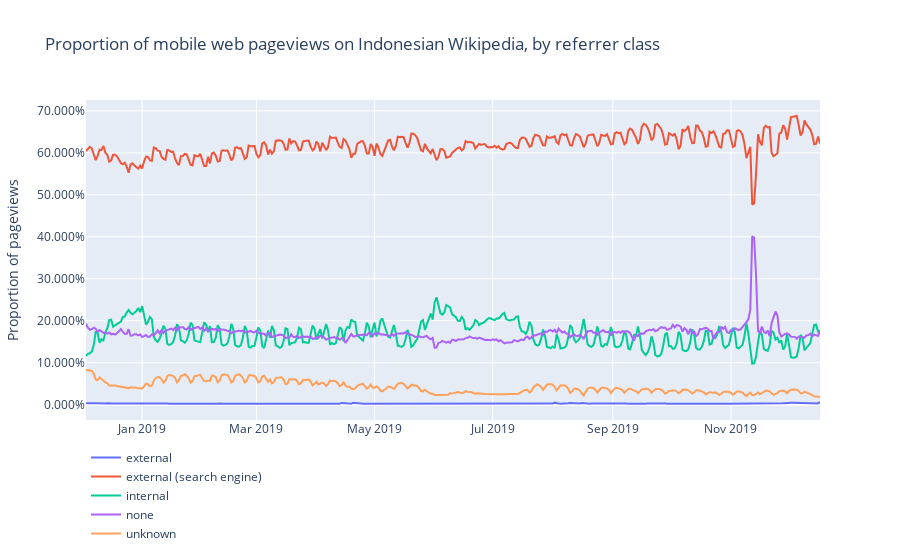

This figure's notebook cell:
### Code cell
pageviews_referer_mobile = pageviews_referer[pageviews_referer.access_method == 'mobile web']
pageviews_referer_mobile['prop'] = pageviews_referer_mobile.groupby('date')['pageviews'].apply(lambda x: x / x.sum())
pageviews_referer_mobile = pageviews_referer_mobile.pivot(index='date',columns='referer_class',values='prop').fillna(0)
fig = {
    'data': [{
    'x': pageviews_referer_mobile.index,
    'y': pageviews_referer_mobile[col],
    'name': col
    }  for col in pageviews_referer_mobile.columns],
    'layout': {
        'yaxis': {'title': "Proportion of pageviews",
                  'tickformat': ',.3%'
                  },
        'title': {'text': 'Proportion of mobile web pageviews on Indonesian Wikipedia, by referrer class'},
        'legend': {'x': 0, 'y': -0.4},
        'hoverlabel': {'namelength' : -1}
    }
}
plotly.offline.iplot(fig)

### Figure 1 — Plotly figure (JSON) as saved in the notebook; plotly's stock layout.template omitted (floating-point values rounded to 4 significant figures; data arrays with more than 128 entries replaced by an {"elided": "..."} marker saying what was removed)
{"data": [{"name": "external", "type": "scatter", "x": {"elided": "380 str values"}, "y": {"elided": "380 float values"}}, {"name": "external (search engine)", "type": "scatter", "x": {"elided": "380 str values"}, "y": {"elided": "380 float values"}}, {"name": "internal", "type": "scatter", "x": {"elided": "380 str values"}, "y": {"elided": "380 float values"}}, {"name": "none", "type": "scatter", "x": {"elided": "380 str values"}, "y": {"elided": "380 float values"}}, {"name": "unknown", "type": "scatter", "x": {"elided": "380 str values"}, "y": {"elided": "380 float values"}}], "layout": {"hoverlabel": {"namelength": -1}, "legend": {"x": 0, "y": -0.4}, "title": {"text": "Proportion of mobile web pageviews on Indonesian Wikipedia, by referrer class"}, "yaxis": {"tickformat": ",.3%", "title": {"text": "Proportion of pageviews"}}}}
